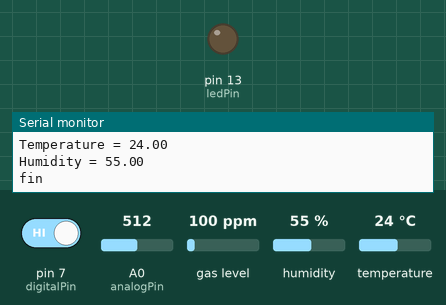
This sketch was run on a simulated Arduino Uno, built with avr-gcc and run on an emulated ATmega328P. On the bench: output pins drawn as LEDs (lit = HIGH), the last lines printed to the serial monitor. The test bench sets the inputs (shaded band); at power-on: pin 7 (digitalPin) HIGH, A0 (analogPin) = 512, gas level 100 ppm, humidity 55 %, temperature 24 °C.

Above: at 5.8 s.
5.9 s: pin 7 (digitalPin) driven LOW
At 10.6 s:
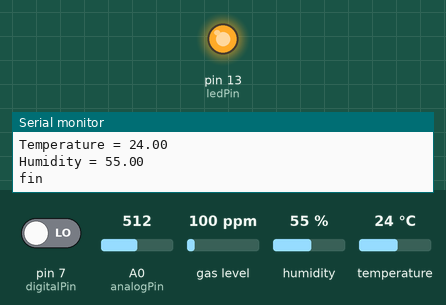
11.9 s: pin 7 (digitalPin) driven HIGH
At 16.2 s:
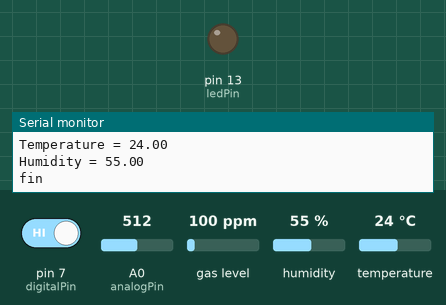
Timing chart, 0 to 17.7 s (numbered marks = the images above; inputs shaded):
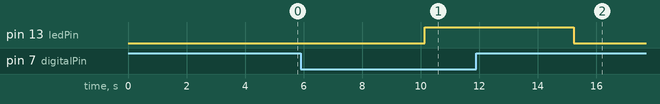

Measured:
- after the input at 5.9 s, pin 13 (ledPin): LOW → HIGH after 4.2 s
- after the input at 11.9 s, pin 13 (ledPin): HIGH → LOW after 3.3 s

The sketch:

tempeture_humidity_gas.ino
```cpp
const int ledPin = 13;
const int digitalPin = 7;
const int analogPin = A0;


#include "MQ7.h"

MQ7 mq7(A1,5.0);

#include <dht.h>
#define DHT11_PIN 2 //pin number: DHT11 sensor is connected

dht DHT;

int digitalVal;
int analogVal;

void setup(){
 	Serial.begin(9600);
 	pinMode(ledPin, OUTPUT);
 	pinMode(digitalPin, INPUT);
 	Serial.println(F("Flame Sensor Initialized"));
}

void loop(){
  Serial.println("debut");
 	readSensor();
  Serial.println("fin");
 	delay(5000);
}

void readSensor(){
 	// Read the digital interface
 	digitalVal = digitalRead(digitalPin);
 	if (digitalVal == LOW){
 			digitalWrite(ledPin, HIGH);
 			Serial.println(F(" 			-> Flame detected"));
 	}else{
 			digitalWrite(ledPin, LOW);
 	}

 	// Read the analog interface
 	analogVal = analogRead(analogPin);
 	Serial.print(F("Sensor Flame Value "));Serial.println(analogVal);
 	Serial.print(F("digitalPin Flame Value "));Serial.println(digitalVal);

  Serial.print(F("Sensor Gaz "));
  Serial.println(mq7.getPPM());

    int chk = DHT.read11(DHT11_PIN);

  Serial.print("Temperature = ");
  Serial.println(DHT.temperature);
  Serial.print("Humidity = ");
  Serial.println(DHT.humidity);

}
```
